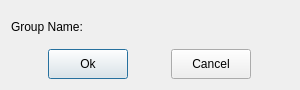
<?xml version="1.0" encoding="UTF-8"?>
<ui version="4.0">
 <class>QNewDataGroupDialog</class>
 <widget class="QDialog" name="QNewDataGroupDialog">
  <property name="geometry">
   <rect>
    <x>0</x>
    <y>0</y>
    <width>300</width>
    <height>90</height>
   </rect>
  </property>
  <property name="minimumSize">
   <size>
    <width>300</width>
    <height>90</height>
   </size>
  </property>
  <property name="maximumSize">
   <size>
    <width>300</width>
    <height>90</height>
   </size>
  </property>
  <property name="windowTitle">
   <string>New Data Group</string>
  </property>
  <layout class="QVBoxLayout" name="verticalLayout">
   <item>
    <layout class="QHBoxLayout" name="horizontalLayout">
     <item>
      <widget class="QLabel" name="label">
       <property name="text">
        <string>Group Name:</string>
       </property>
      </widget>
     </item>
    </layout>
   </item>
   <item>
    <layout class="QHBoxLayout" name="horizontalLayout_2">
     <item>
      <widget class="QPushButton" name="okBtn">
       <property name="minimumSize">
        <size>
         <width>80</width>
         <height>30</height>
        </size>
       </property>
       <property name="maximumSize">
        <size>
         <width>80</width>
         <height>30</height>
        </size>
       </property>
       <property name="text">
        <string>Ok</string>
       </property>
      </widget>
     </item>
     <item>
      <widget class="QPushButton" name="cancelBtn">
       <property name="minimumSize">
        <size>
         <width>80</width>
         <height>30</height>
        </size>
       </property>
       <property name="maximumSize">
        <size>
         <width>80</width>
         <height>30</height>
        </size>
       </property>
       <property name="text">
        <string>Cancel</string>
       </property>
      </widget>
     </item>
    </layout>
   </item>
  </layout>
 </widget>
 <resources/>
 <connections/>
</ui>
